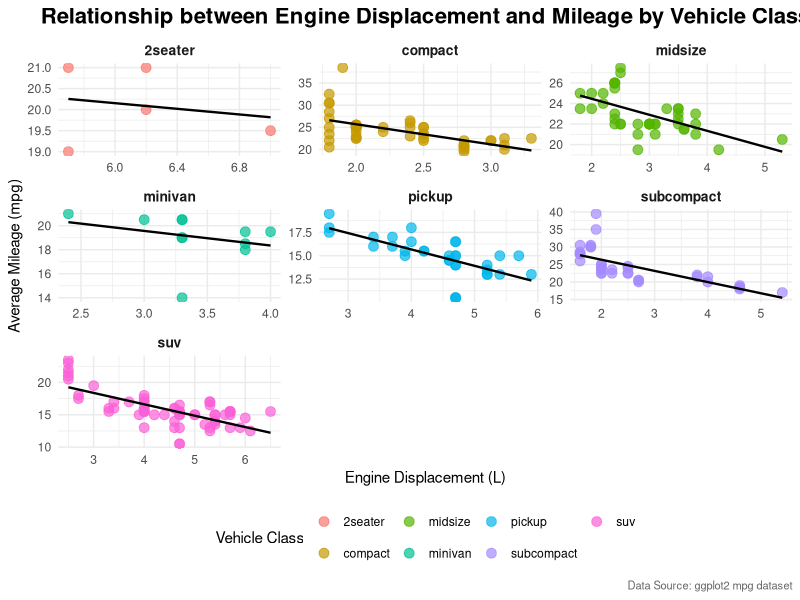

The R script that drew this image:
## ---- chunk 1
library(tidyverse) 
library(tidyr)
glimpse(mpg)

## ---- chunk 2
# Data cleaning and preparation
mpg_clean <- mpg %>%
  filter(!is.na(hwy), !is.na(cty)) %>% # Remove potential missing values
  mutate(avg_mpg = (hwy + cty)/2)      # Create a new column for average mileage


## ---- chunk 3
# Explore relationships: Does engine displacement (displ) affect mileage?
mpg_summary <- mpg_clean %>%
  group_by(class, manufacturer) %>%
  summarize(mean_mpg = mean(avg_mpg),
            mean_displ = mean(displ),
            .groups = "drop") %>%
  arrange(desc(mean_mpg))
## ---- chunk 4
# Data visualization: Mileage vs Engine displacement, by Vehicle Class
ggplot(mpg_clean, aes(x = displ, y = avg_mpg, color = class)) +
  geom_point(alpha = 0.7, size = 3) +
  geom_smooth(method = "lm", se = FALSE, color = "black", linewidth = 0.8) +
  facet_wrap(~class, scales = "free") +
  labs(
    title = "Relationship between Engine Displacement and Mileage by Vehicle Class",
    x = "Engine Displacement (L)",
    y = "Average Mileage (mpg)",
    color = "Vehicle Class",
    caption = "Data Source: ggplot2 mpg dataset"
  ) +
  theme_minimal() +
  theme(
    legend.position = "bottom",
    strip.text = element_text(size = 10, face = "bold"),
    plot.title = element_text(size = 16, face = "bold", hjust = 0.5),
    plot.caption = element_text(size = 8, color = "gray40")
  )

  
